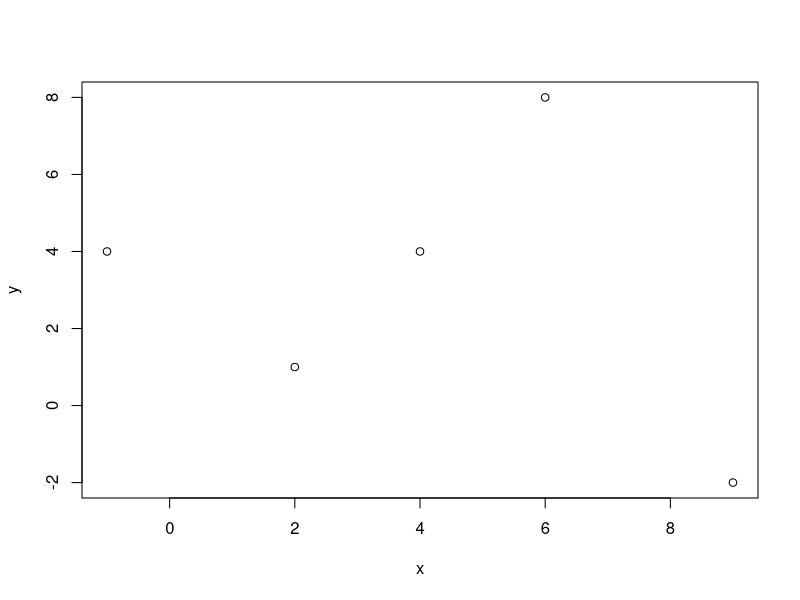
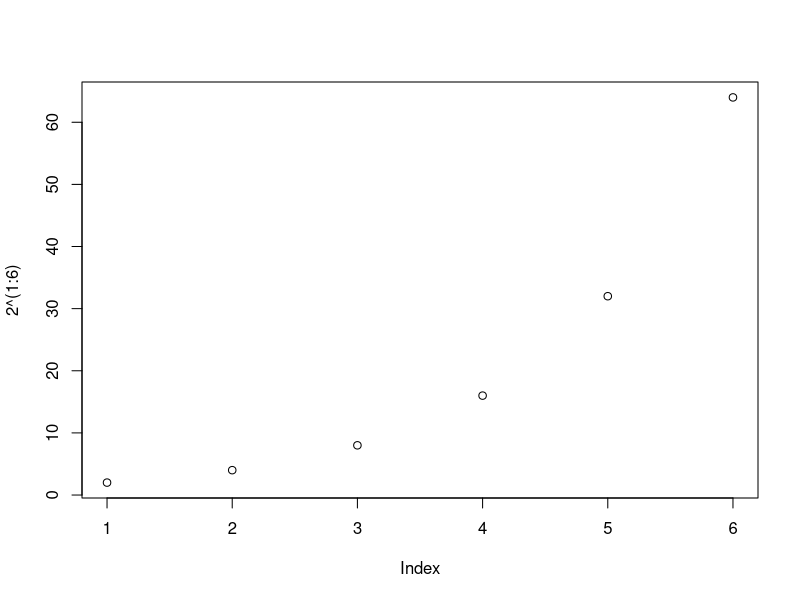
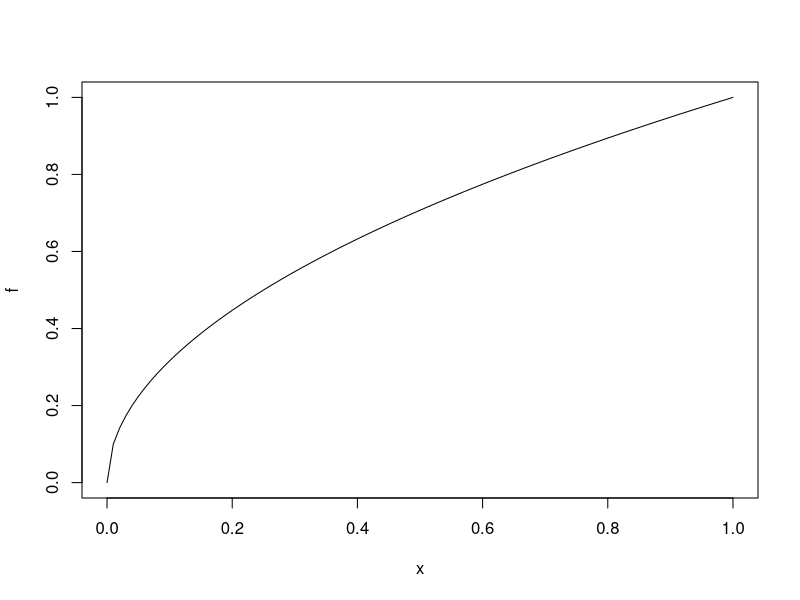
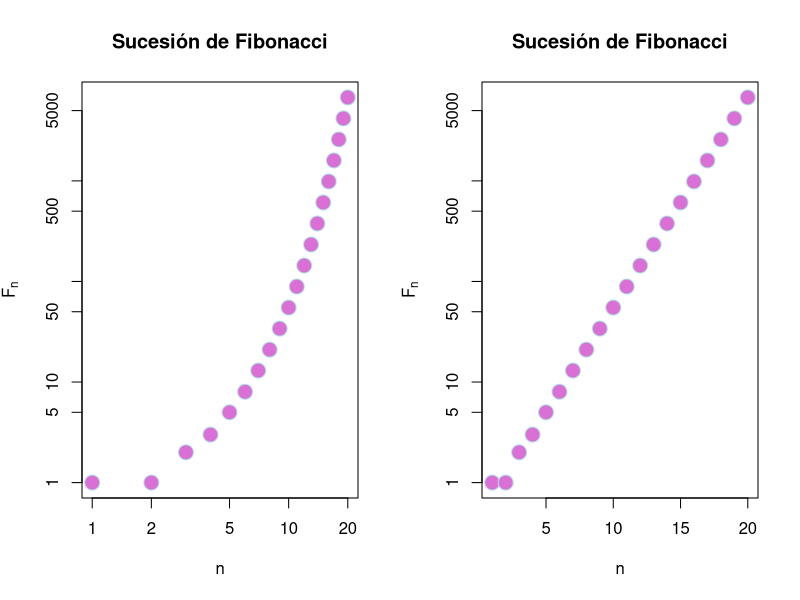
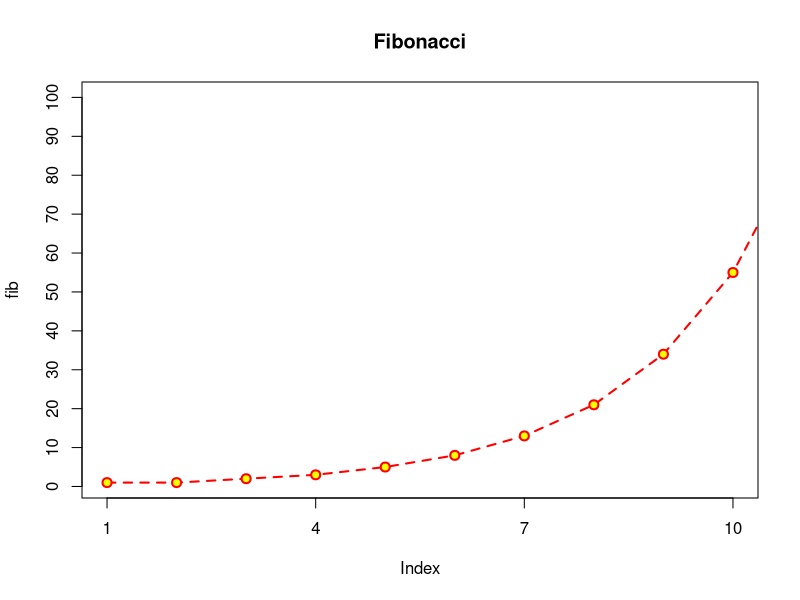
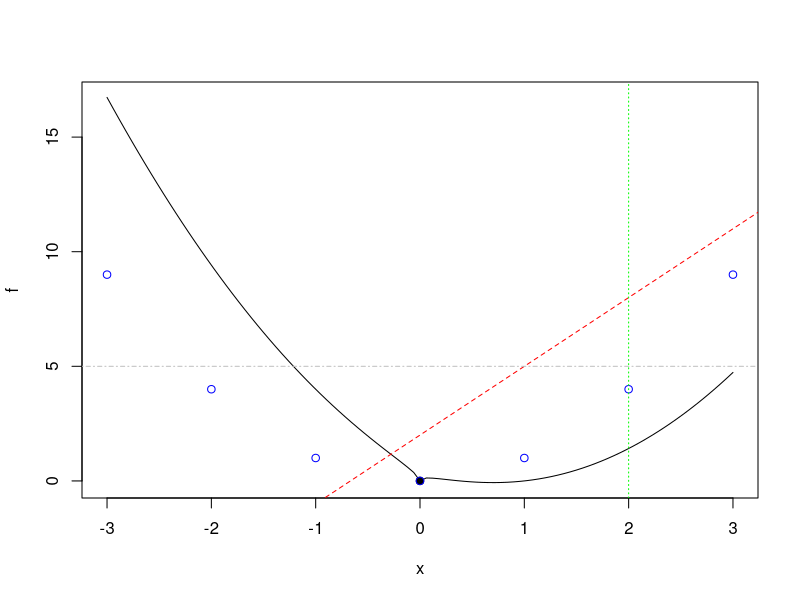
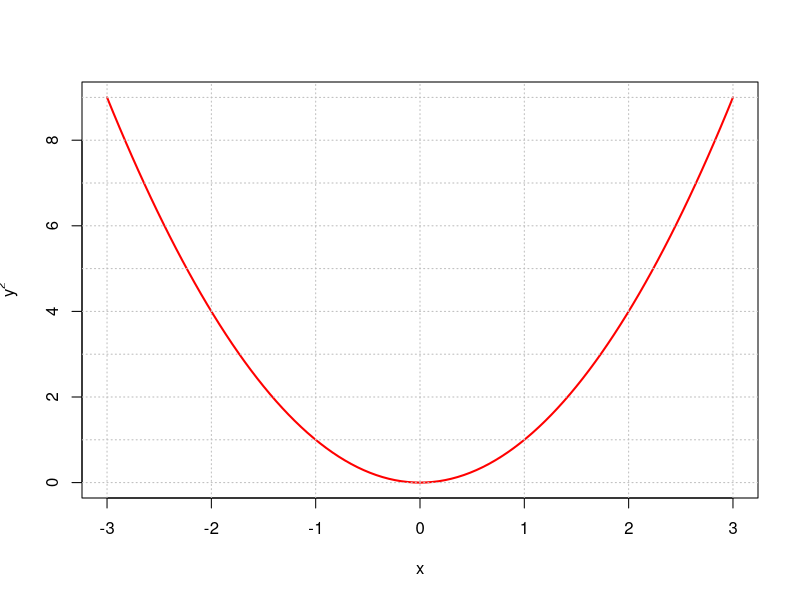
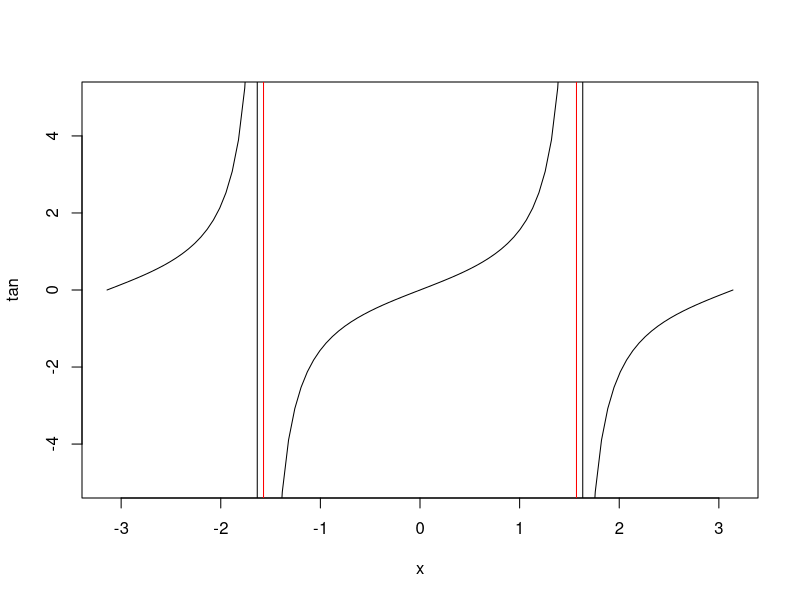

Reproduce these figures in R, in order.
## ---- chunk 1
knitr::opts_chunk$set(echo = TRUE)
## ---- chunk 2
x = c(2,6,4,9,-1)
y = c(1,8,4,-2,4)
plot(x,y)
## ---- chunk 3
plot(2^(1:6))
## ---- chunk 4
f <- function(x){ sqrt(x) }
plot(f)
## ---- chunk 5
n = 1:20
fib = (1/sqrt(5))*((1+sqrt(5))/2)^n - (1/sqrt(5))*((1-sqrt(5))/2)^n
fib
par(mfrow = c(1,2))
plot(fib, xlab = "n", ylab = expression(F[n]),
     main = "Sucesión de Fibonacci", pch = 21, cex = 2,
     col = "powderblue", bg = "orchid", log = "xy")

plot(fib, xlab = "n", ylab = expression(F[n]),
     main = "Sucesión de Fibonacci", pch = 21, cex = 2,
     col = "powderblue", bg = "orchid", log = "y")
par(mfrow = c(1,1))
## ---- chunk 6
plot(fib, pch = 21, col = "red", bg = "yellow", cex = 1.2, 
     main = "Fibonacci",
     type = "o", lty = "dashed", lwd = 2, 
     xlim = c(1,10), ylim = c(1, 100),
     xaxp = c(1,10,3), yaxp = c(0,100, 10))
## ---- chunk 7
f <- function(x){
  x^2 -2*x + sqrt(abs(x))
}
plot(f, xlim = c(-3,3))
points(0,0, pch = 19)
points(-3:3, (-3:3)^2, col = "blue")
abline(2,3, lty = "dashed", col = "red")
abline(v = 2, lty = "dotted", col = "green")
abline(h = 5, lty = "dotdash", col = "gray")
## ---- chunk 8
f <- function(x){x^2}
plot(f, xlim = c(-3,3), col = "red", lwd = 2, ylab = expression(y^2), xlab = "x")
abline(h=0:9, v = -3:3, lty="dotted", col = "grey")
## ---- chunk 9
plot(tan, xlim = c(-pi, pi), ylim = c(-5,5))
abline(v = c(-pi/2, pi/2), col = "red")
## ---- chunk 10
plot(0,0)
text(0,0, labels = "debajo", pos = 1)
text(0,0, labels = "izquierda", pos = 2)
text(0,0, labels = "arriba", pos = 3)
text(0,0, labels = "derecha", pos = 4)
points(0,1)
text(0,1, labels = "centro")
## ---- chunk 11
f <- function(x){x^2}
plot(f, xlim = c(-3,3), ylim = c(-10,10))
points(-3:3, f(-3:3), pch = 19)
lines(-3:3, f(-3:3), lwd = 2, lty = "dotted", col = "red")
curve(x^3, lty = "dashed", col = "blue", add = TRUE)
curve(x^4, lty = "dashed", col = "orangered", add=TRUE)
legend("bottomright", 
       legend = c(expression(x^2), expression(x^3), expression(x^4)), 
       lwd = 2, 
       col = c("red", "blue", "orangered"), 
       lty = c("dotted", "dashed", "dashed")
       )
## ---- chunk 12
alumnos = c(1:10)
notas = c(2,5,7,9,8,3,5,6,10,7)
plot(alumnos,notas, main = "Gráfico de texto")
text(alumnos,notas, labels = c("S","A","N","E","N","S","A","A","E","N"), pos = c(rep(3,times=8),1,3))

